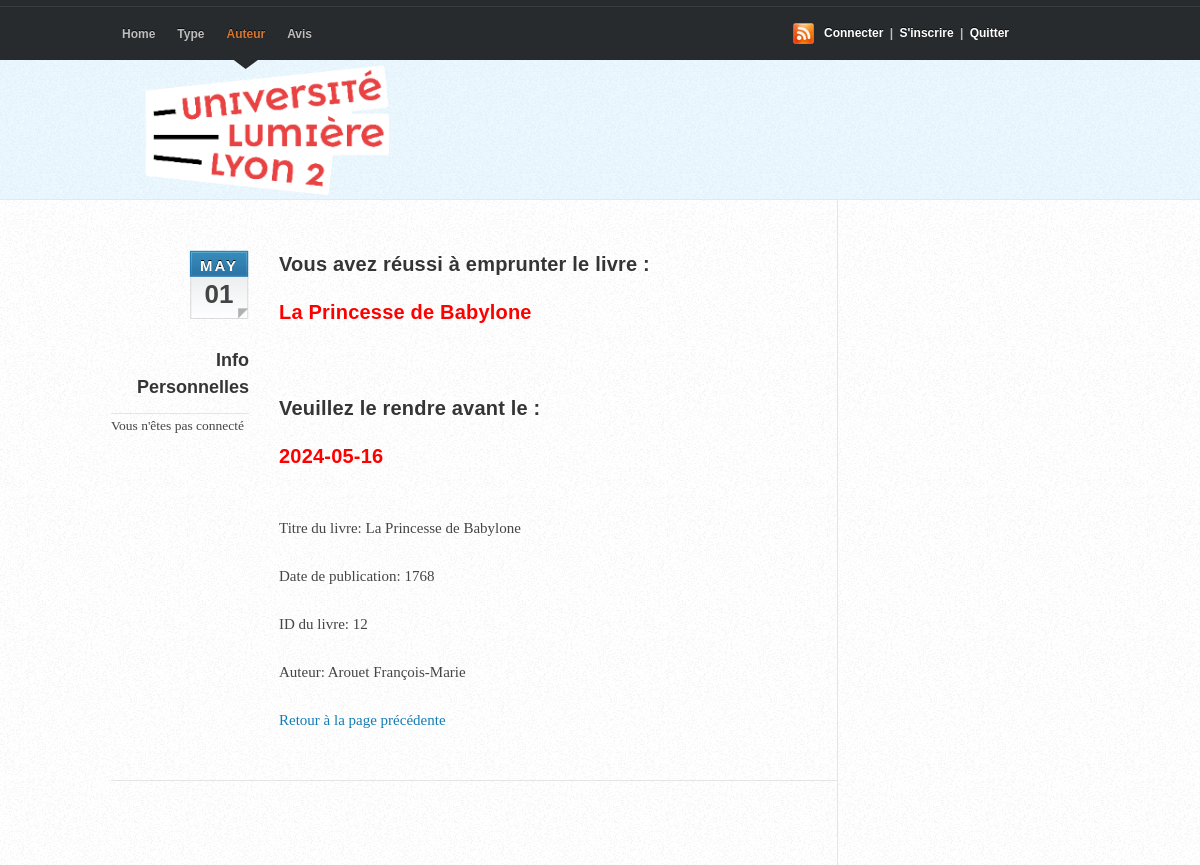
The app's page /pages/emprunter1.php?IdLivre=12&titreLivre=La Princesse de Babylone&IdAuteur=3 with its own data.
### tables this page shows
CREATE TABLE `Livre` (
  `IdLivre` int(11) NOT NULL,
  `titreLivre` varchar(100) NOT NULL,
  `anneePubli` int(11) NOT NULL,
  `IdType` int(11) NOT NULL,
  `IdAuteur` int(11) NOT NULL
);

CREATE TABLE `Auteur` (
  `IdAuteur` int(11) NOT NULL,
  `nomAuteur` varchar(20) NOT NULL,
  `prenomAuteur` varchar(20) NOT NULL,
  `introAuteur` longtext NOT NULL
);

### pages/emprunter1.php (the view, shortened to what this page needs)
<?php
    $titreLivre = $_GET['titreLivre'];
    $IdAuteur = $_GET['IdAuteur'];
    $IdLivre = $_GET['IdLivre'];
    $dateEmprunt = date('Y-m-d');
    $dateRetour = date('Y-m-d', strtotime($dateEmprunt . ' + 15 days'));
?>
<!DOCTYPE html>
 <html>
<head>
    <link rel="stylesheet" type="text/css" media="screen" href="CoolBlue11/css/coolblue.css" />
</head>
<body id="top">
<div id="header-wrap"><header>
 	<hgroup>
        <h1><a href="index.php">Bienvenue!</a></h1>
    </hgroup>
    <nav>
		<ul>
			<li><a href="index.php">Home</a><span></span></li>
			<li><a href="type1.php">Type</a><span></span></li>
			<li id="current"><a href="auteur1.php">Auteur</a><span></span></li>
			<li><a href="avis1.php">Avis</a><span></span></li>
		</ul>
	</nav>
    <div class="subscribe">
	<a href="connexion1.php">Connecter</a> | <a href="inscrire1.php">S'inscrire</a> | <a href="deconnexion.php">Quitter</a>
    </div>
</header></div>
<div id="content-wrap">
    <div id="content" class="clearfix">
        <div id="main">
      	    <article class="post">
      		    <div class="primary">
                  <h3><p>Vous avez réussi à emprunter le livre :</br></br><span style="color: red;"><?php echo $titreLivre; ?></span></p></h3>
                  <h3><p></br></br>Veuillez le rendre avant le :</br></br><span style="color: red;"><?php echo $dateRetour; ?></span></p></h3></br>
                        <?php
                            $conn = mysqli_connect("localhost", "root", "");
                            mysqli_select_db($conn, "forum_db_yufei_sandra");
                            $req = "SELECT * FROM Livre WHERE IdLivre = $IdLivre;";
                            $res = mysqli_query($conn, $req);
                            if ($row = mysqli_fetch_array($res)) {
                                echo '<p>Titre du livre: ' . $row['titreLivre'] . '</p>';
                                echo '<p>Date de publication: ' . $row['anneePubli'] . '</p>';
                                echo '<p>ID du livre: ' . $IdLivre . '</p>';
                            }
                            $reqAuteur = "SELECT * FROM Auteur WHERE IdAuteur = $IdAuteur;";
                            $resAuteur = mysqli_query($conn, $reqAuteur);
                            if ($rowAuteur = mysqli_fetch_array($resAuteur)) {
                                echo '<p>Auteur: ' . $rowAuteur['nomAuteur'] . ' ' . $rowAuteur['prenomAuteur'] . '</p>';
                            }
                            ?>
                            <a id="returnLink" href="#">Retour à la page précédente</a>
                </div>
                <aside>
            	    <p class="dateinfo"><?php echo date('M')?><span><?php echo date('d')?></span></p>
               	    <div class="post-meta">
                  	    <h4>Info Personnelles</h4>
                     	<ul>
						 <?php
							if (isset($_SESSION['IdEtu']) && isset($_SESSION['nomEtu'])) {
								echo '<li class="user"><a href="#">'.$_SESSION['nomEtu'].'</a></li>';
								echo'<li class="permalink"><a href="#">'.$_SESSION['IdEtu'].'</a></li>';
							} else{
								echo" Vous n'êtes pas connecté";
							}
                   		 ?>
                        </ul>
					</div>
                </aside>
		    </article>
        </div>
	</div>
</div>
</body>
</html>

### pages/CoolBlue11/css/coolblue.css (style rules this page uses)
html, body, div, span, applet, object, iframe, h1, h2, h3, h4, h5, h6, p, blockquote, pre, a, abbr, acronym, address, big, cite, code, del, dfn, em, img, ins, kbd, q, s, samp, small, strike, strong, sub, sup, tt, var, b, u, i, center, dl, dt, dd, ol, ul, li, fieldset, form, label, legend, table, caption, tbody, tfoot, thead, tr, th, td, article, aside, canvas, details, embed, figure, figcaption, footer, header, hgroup, menu, nav, output, ruby, section, summary, time, mark, audio, video { margin: 0; padding: 0; border: 0; font-size: 100%; font: inherit; vertical-align: baseline; }
article, aside, details, figcaption, figure, footer, header, hgroup, menu, nav, section { display: block; }
body { line-height: 1; }
ol, ul { list-style: none; }
html { overflow-y: scroll; }
body { font: 15px/24px Georgia, Serif; color: #454545; background: url(../images/bg.png); }
a:link, a:visited { text-decoration: none; color: #147DB6; outline: 0; }
h1, h2, h3, h4 { font: bold 1em/1.5em Arial, Helvetica, Sans-Serif; margin-bottom: 24px; color: #353535; }
h1 { font-size: 38px; line-height: 42px; margin-top: 2px; margin-bottom: 4px; letter-spacing: -2px; }
h3 { font-size: 20px; line-height: 24px; letter-spacing: 0.2px; margin-top: 12px; margin-bottom: 12px; }
h4 { font-size: 18px; }
ul, ol { margin: 0 0 24px 0; padding: 0 20px; }
ul { list-style: disc; }
p, dl { margin: 0 0 24px 0; }
.clearfix:after { visibility: hidden; display: block; font-size: 0; content: " "; clear: both; height: 0; }
#header-wrap { float: left; height: 200px; width: 100%; background: url(../images/header-bg.png) repeat-x; }
header { position: relative; margin: 0 auto; width: 978px; }
#content-wrap { margin: 0; padding: 0; background: url(../images/content.png); width: 100%; }
#content { width: 978px; margin: 0 auto; padding: 0 0 24px 0; background: url(../images/content-bg.png) repeat-y left top; }
#main { float: left; margin: 40px 0 0 0; padding: 0; width: 725px; }
header hgroup { position: absolute; background: url(../images/logolyon2.png) no-repeat; height: 180px; width: 320px; display: block; top: 42px; left: 10px; }
header hgroup h1 { margin: 0; padding: 0; }
header hgroup h1 a { text-indent: -9999em; display: block; height: 48px; width: 215px; }
header nav { position: absolute; left: 0; top: 0; width: 650px; height: 60px; }
header nav ul { list-style: none; margin: 0; padding: 0; height: 60px; }
header nav ul li { position: relative; float: left; }
header nav ul a:link, header nav ul a:visited { font-family: Arial, Helvetica, Sans-Serif; font-size: 12px; font-weight: bold; display: block; margin: 0; padding: 0 11px; height: 60px; color: #BEBEBE; text-shadow: 0 -1px 0 rgba(10, 10, 10, 1); line-height: 68px; }
header nav ul li#current a { color: #D67630; }
header nav ul li#current span { position: absolute; display: block; background: url(../images/selected.png) no-repeat 50% 0; bottom: -9px; height: 10px; width: 100%; }
header div.subscribe { position: absolute; font-family: Arial, Helvetica, Sans-Serif; font-size: 12px; font-weight: bold; line-height: 30px; width: 200px; height: 30px; color: #BEBEBE; text-shadow: 0 -1px 0 rgba(10, 10, 10, 1); background: url(../images/rss32.png) no-repeat 0 center; padding-left: 28px; right: 68px; top: 18px; }
header div.subscribe a { padding-right: 3px; padding-left: 3px; color: #fff; }
.post { margin: 0 0 60px 0; padding: 0 0 48px 0; width: 726px; overflow: hidden; border-bottom: 1px solid #E5E5E5; }
.primary { width: 533px; float: right; padding-right: 25px; }
aside { position: relative; width: 135px; float: left; }
aside p.dateinfo { background: url(../images/date-bg.png) no-repeat; height: 70px; width: 60px; margin: 10px 0 0 78px; padding: 7px 0 0 0; font: bold 15px Arial, Helvetica, sans-serif; text-transform: uppercase; text-align: center; letter-spacing: 2px; color: #fff; text-shadow: 0 -1px 0 rgba(10, 10, 10, 1); }
aside p.dateinfo span { font: bold 26px 'Lucida Grande','Lucida Sans Unicode', 'Lucida Sans', Verdana, Sans-Serif; display: block; color: #444; margin: 5px 0 0 0; padding: 0; letter-spacing: 0; text-shadow: none; }
aside .post-meta { width: 138px; font-size: .9em; margin: 20px 0; padding: 0; }
aside .post-meta h4 { text-align: right; margin: 0 0 12px 0; padding: 0; font-size: 18px; font-weight: bold; letter-spacing: 0; }
aside .post-meta ul { list-style: none; margin: 0; padding: 0; border-top: 1px solid #E5E5E5; }

### records on screen
livre: titreLivre "La Princesse de Babylone", anneePubli "1768"
auteur: nomAuteur "Arouet", prenomAuteur "François-Marie"

### other values on screen
$titreLivre "La Princesse de Babylone"
$IdLivre "12"
